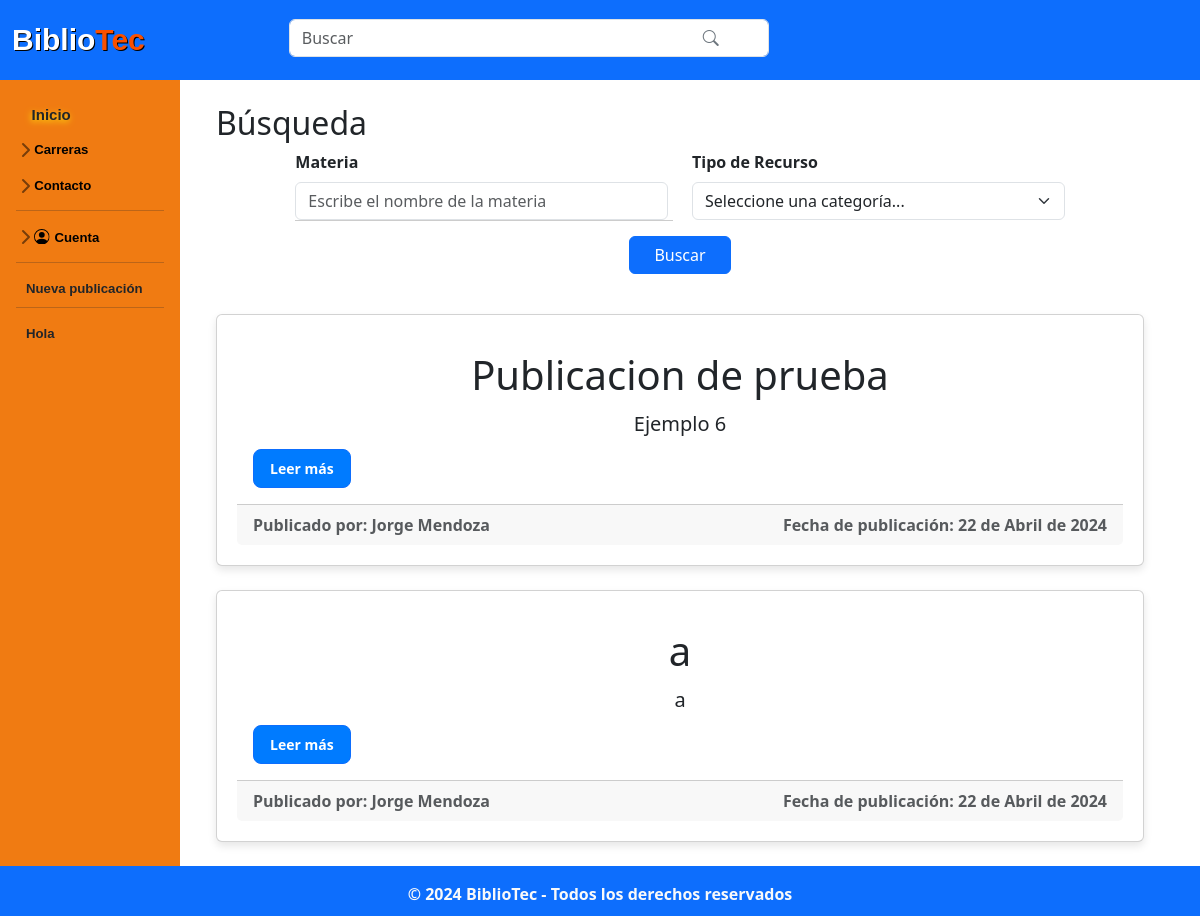
Before: /administracion/search.php?carrera=Ing. Mecatronica with the older database file.
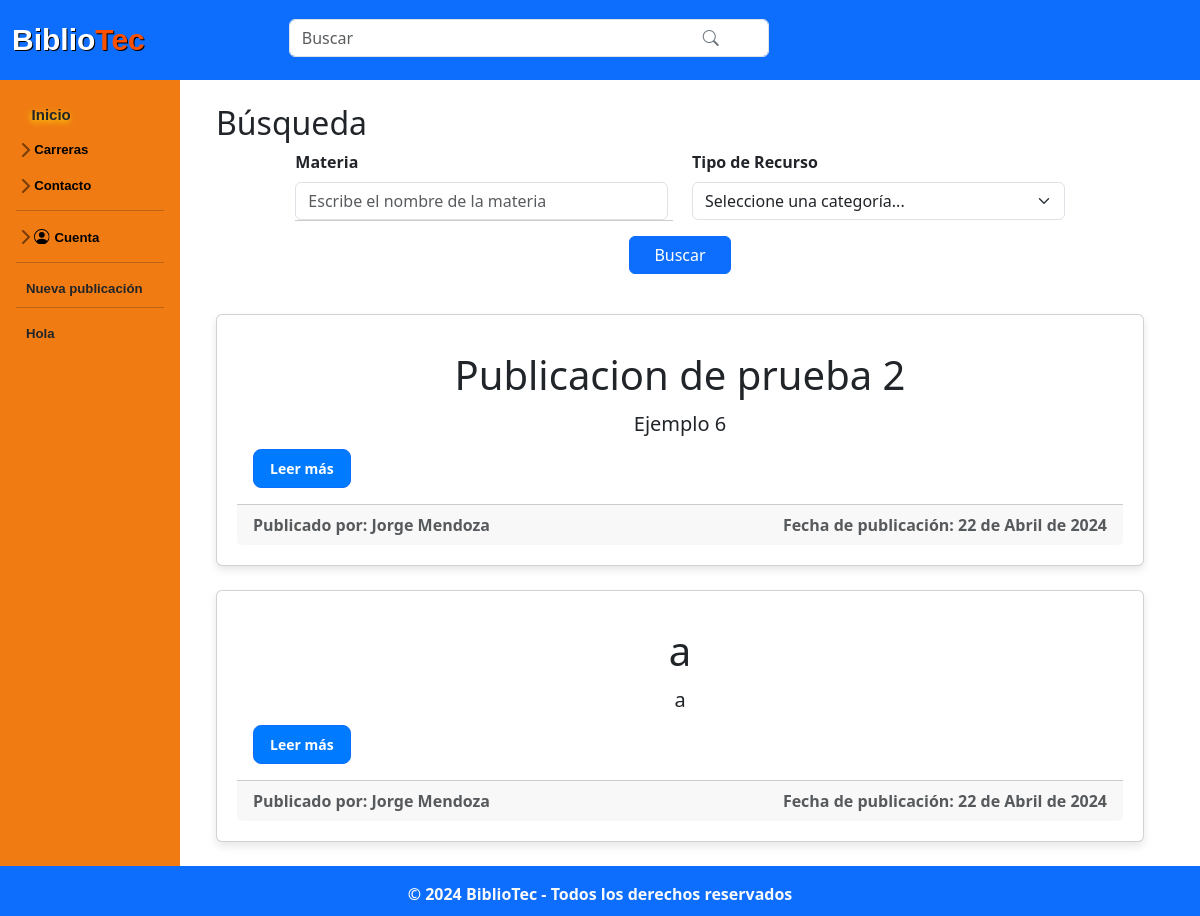
After: the same page with the newer database file.
### tables this page shows
CREATE TABLE IF NOT EXISTS `publicacion` (
  `idPub` int NOT NULL AUTO_INCREMENT,
  `id_Usuario` int NOT NULL,
  `titulo_Pub` varchar(50) NOT NULL,
  `fecha_Pub` date NOT NULL,
  `descrip_Pub` text NOT NULL,
  `calif_Pub` decimal(10,0) NOT NULL,
  `carrera_Pub` varchar(45) NOT NULL,
  `materia_Pub` varchar(60) NOT NULL,
  `tipo_pub` varchar(45) NOT NULL,
  `archivo_Pub` varchar(100) NOT NULL,
  `estado_Pub` tinyint(1) NOT NULL,
  PRIMARY KEY (`idPub`),
  KEY `fk_Publicacion_Usuario1_idx` (`id_Usuario`)
);

CREATE TABLE IF NOT EXISTS `usuario` (
  `idUsuario` int NOT NULL AUTO_INCREMENT,
  `nom_Us` varchar(50) NOT NULL,
  `apell_Us` varchar(50) NOT NULL,
  `carrera_Us` varchar(70) NOT NULL,
  `semestre_Us` varchar(50) NOT NULL,
  `correo_Us` varchar(100) NOT NULL,
  `contra_Us` varchar(60) NOT NULL,
  PRIMARY KEY (`idUsuario`),
  KEY `carrera_Us` (`carrera_Us`)
);

### php/functions.php (called while the page is built, shortened)
<?php
class functions
{
    public static function convertirFecha($fecha)
    {
        $fecha_timestamp = strtotime($fecha);
        $hoy = strtotime('today');
        $ayer = strtotime('yesterday');
        if ($fecha_timestamp >= $hoy) {
            return 'Hoy';
        }
        elseif ($fecha_timestamp >= $ayer) {
            return 'Ayer';
        }
        else {
            $diferencia = floor((time() - $fecha_timestamp) / (60 * 60 * 24));
            if ($diferencia <= 7) {
                return "Hace $diferencia días";
            } else {
                return self::fechaCompleta($fecha);
            }
        }
    }
    private static function fechaCompleta($fecha)
    {
        $fecha = new DateTime($fecha);
        $fecha = $fecha->format('d-m-Y');
        $dateArr = explode("-", $fecha);
        $dateArr[1] = self::mes($dateArr[1]);
        $fechaN = implode(" de ", $dateArr);
        return $fechaN;
    }
    private static function mes($month)
    {
        switch ($month) {
            case '04':
                return 'Abril';
                break;
        }
    }
}

### administracion/search.php (the view, shortened to what the changed rows need)
<?php
include('../php/functions.php');
$link = include('../php/conexion.php');
$carrera = $_GET['carrera'];
if (isset($_GET['carrera'])) {
  $consulta = $query = "SELECT p.*, u.nom_Us, u.apell_Us FROM publicacion p
  JOIN usuario u ON p.id_Usuario = u.idUsuario
  WHERE carrera_Pub = '$carrera'
  ORDER BY p.idPub";
  $result = mysqli_query($link, $consulta);
} else {
  header("Location: ../home.php");
  exit();
}
?>
<!DOCTYPE html>
<html lang="es">
<head>
  <link rel="stylesheet" href="../css/normalizar.css">
  <link rel="stylesheet" href="../css/estilos.css">
  <link rel="stylesheet" href="../css/hover-min.css">
  <link rel="stylesheet" href="../css/animate.css">
  <link rel="stylesheet" href="../css/sidebars.css">
  <link rel="stylesheet" href="https://cdnjs.cloudflare.com/ajax/libs/animate.css/4.1.1/animate.min.css" />
  <link href="https://cdn.jsdelivr.net/npm/bootstrap@5.3.3/dist/css/bootstrap.min.css" rel="stylesheet">
  <link rel="stylesheet" href="https://cdn.jsdelivr.net/npm/bootstrap-icons@1.11.3/font/bootstrap-icons.min.css">
</head>
<body>
  <div class="container-fluid">
    <div class="row">
      <main role="main" class="col-md-9 ml-sm-auto col-lg-10 px-4">
        <br>
        <div class="container">
          <h2>Búsqueda</h2>
          <br>
        </div>
        <div id="filteredPublications" class="container">
          <?php while ($fila = mysqli_fetch_array($result)) : ?>
            <div class="publicacion card mb-4">
              <div class="card-body">
                <h3 class="card-title display-6"><b><?php echo $fila['titulo_Pub']; ?></b></h3>
                <p class="card-text lead"><?php echo $fila['descrip_Pub']; ?></p>
                <a name="fade" href="../publicacion/publicacion_detalle.php?id=<?php echo $fila['idPub']; ?>" class="btn btn-primary btn-sm"><b>Leer más</b></a>
              </div>
              <div class="card-footer d-flex text-muted justify-content-between align-items-end">
                <span class="card-text comment-date mb-0">Publicado por: <?php echo $fila['nom_Us'] . " " . $fila['apell_Us']; ?></span>
                <span class="card-text comment-date mb-0">Fecha de publicación: <?php echo functions::convertirFecha($fila['fecha_Pub']); ?></span>
              </div>
            </div>
          <?php endwhile; ?>
        </div>
    </div>
  </div>
</body>
</html>

Changed rows visible on the page:
changed publicacion "Ejemplo 6": titulo_Pub "Publicacion de prueba" → "Publicacion de prueba 2"
